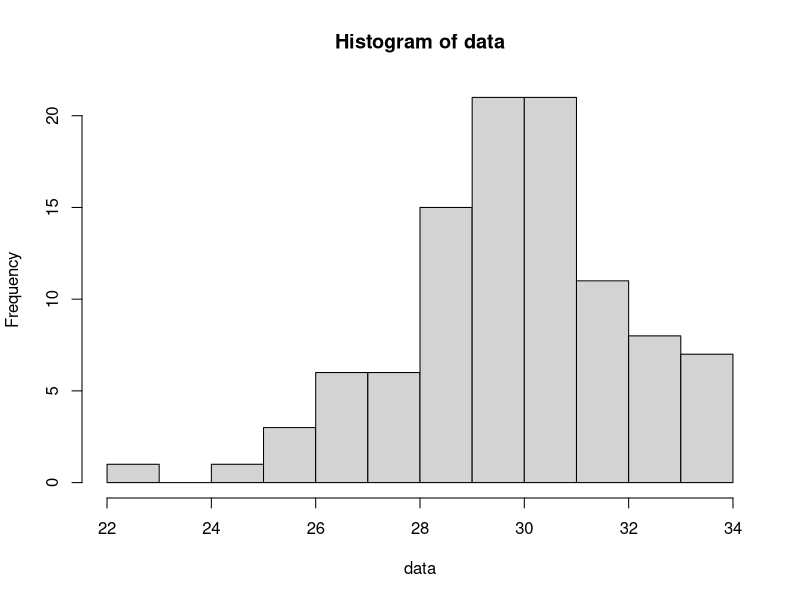
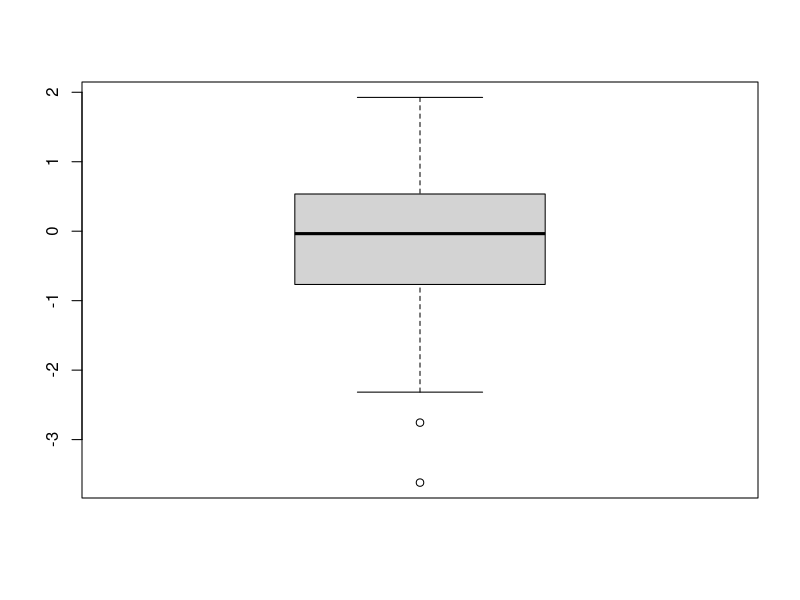
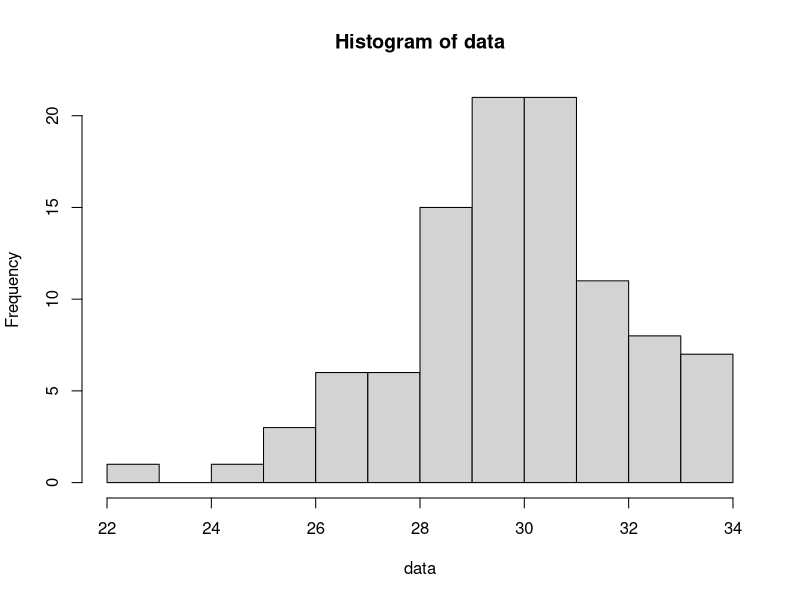
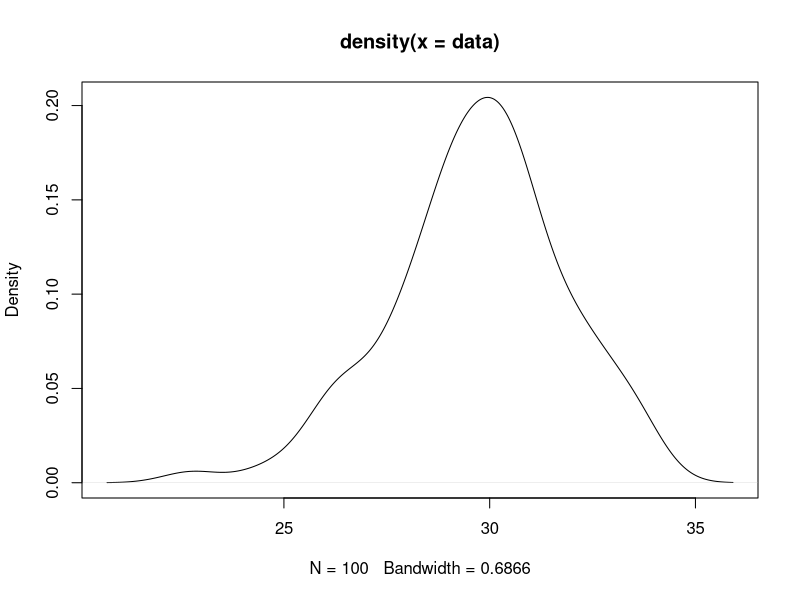
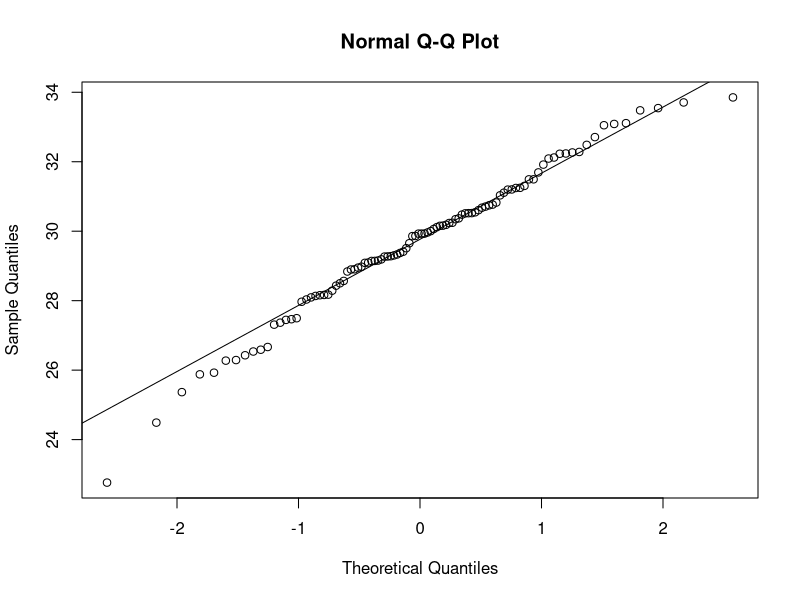
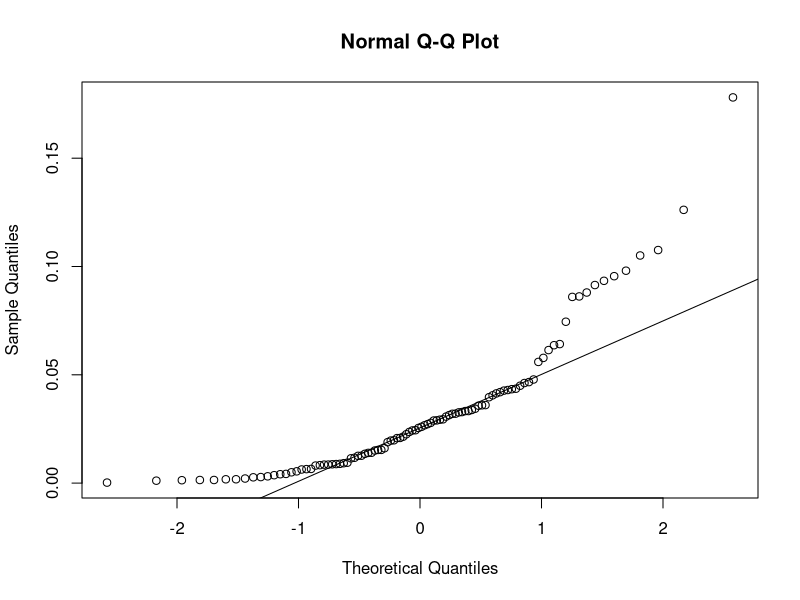
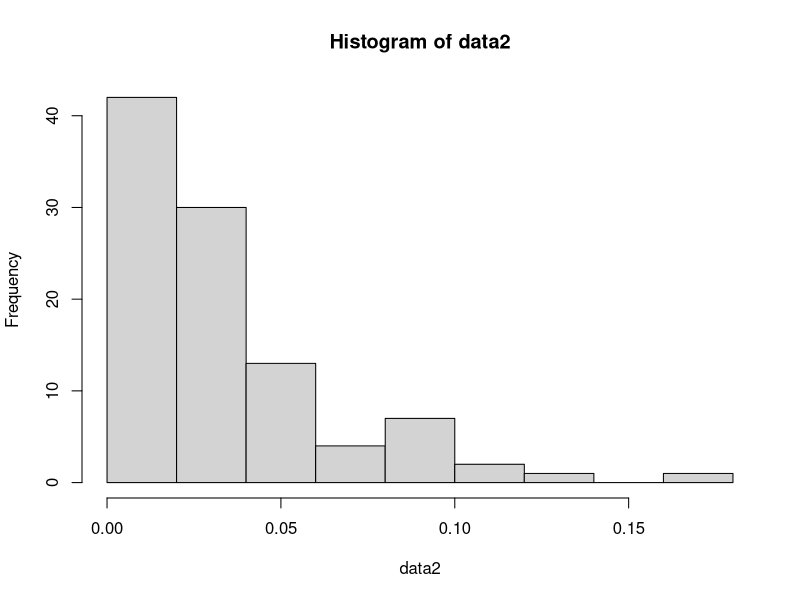

These charts were generated, in order, by the following R code:
#week5.pdf examples
#Cumulative prob function
#P(X<31)
pnorm(31,mean = 30,sd=2)

#P(X>31)
1-pnorm(31,mean = 30,sd=2)

#P(X<32)
pnorm(32,mean = 30,sd=2)

#P(26<X<29)=F(29)-F(26)
pnorm(29,mean = 30,sd=2) - pnorm(26,mean = 30,sd=2)

#P(32<X<35)
pnorm(35, mean=30, sd=2)-pnorm(32, mean=30, sd=2)

#Inverse probability
#what is the largest fish in the lowest %10 of fish?
#P(X<a)=0.10
#a=?
qnorm(0.10,mean = 30,sd=2)

#what is the smallest fish in the upper %10 of fish?
qnorm(0.90,mean = 30,sd=2)

#create 100 fish from this population randomly
data<-rnorm(n=100,mean = 30,sd=2)
hist(data)

#week4.pdf 
#scaling
#z=(x-center)/scale
z<-scale(data,center = 30,scale = 2)
z
boxplot(z)

#normality check
hist(data)
d<-density(data)
plot(d)
qqnorm(data)
qqline(data)

data2<-rexp(100,32)
qqnorm(data2)
qqline(data2)
hist(data2)
